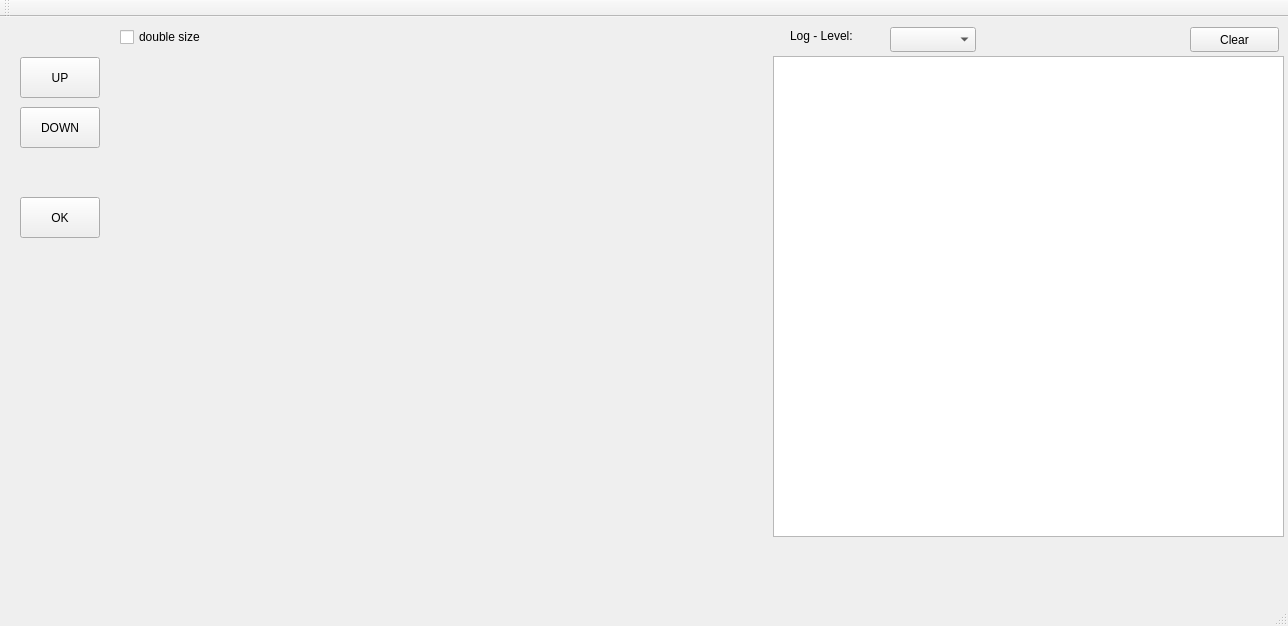
<?xml version="1.0" encoding="UTF-8"?>
<ui version="4.0">
 <class>MainWindow</class>
 <widget class="QMainWindow" name="MainWindow">
  <property name="geometry">
   <rect>
    <x>0</x>
    <y>0</y>
    <width>1288</width>
    <height>626</height>
   </rect>
  </property>
  <property name="windowTitle">
   <string>MainWindow</string>
  </property>
  <widget class="QWidget" name="centralWidget">
   <widget class="wdgGraph" name="wdgDisplay" native="true">
    <property name="geometry">
     <rect>
      <x>120</x>
      <y>40</y>
      <width>640</width>
      <height>480</height>
     </rect>
    </property>
   </widget>
   <widget class="QPushButton" name="btn_up">
    <property name="geometry">
     <rect>
      <x>20</x>
      <y>40</y>
      <width>80</width>
      <height>41</height>
     </rect>
    </property>
    <property name="text">
     <string>UP</string>
    </property>
   </widget>
   <widget class="QPushButton" name="btn_down">
    <property name="geometry">
     <rect>
      <x>20</x>
      <y>90</y>
      <width>80</width>
      <height>41</height>
     </rect>
    </property>
    <property name="text">
     <string>DOWN</string>
    </property>
   </widget>
   <widget class="QPushButton" name="btn_ok">
    <property name="geometry">
     <rect>
      <x>20</x>
      <y>180</y>
      <width>80</width>
      <height>41</height>
     </rect>
    </property>
    <property name="text">
     <string>OK</string>
    </property>
   </widget>
   <widget class="QCheckBox" name="chkDoubleSize">
    <property name="geometry">
     <rect>
      <x>120</x>
      <y>10</y>
      <width>121</width>
      <height>20</height>
     </rect>
    </property>
    <property name="text">
     <string>double size</string>
    </property>
   </widget>
   <widget class="QTextEdit" name="tbLog">
    <property name="geometry">
     <rect>
      <x>773</x>
      <y>39</y>
      <width>511</width>
      <height>481</height>
     </rect>
    </property>
   </widget>
   <widget class="QLabel" name="label">
    <property name="geometry">
     <rect>
      <x>790</x>
      <y>10</y>
      <width>81</width>
      <height>17</height>
     </rect>
    </property>
    <property name="text">
     <string>Log - Level:</string>
    </property>
   </widget>
   <widget class="QComboBox" name="cbLog">
    <property name="geometry">
     <rect>
      <x>890</x>
      <y>10</y>
      <width>86</width>
      <height>25</height>
     </rect>
    </property>
    <property name="editable">
     <bool>false</bool>
    </property>
    <property name="maxVisibleItems">
     <number>5</number>
    </property>
   </widget>
   <widget class="QPushButton" name="btnClear">
    <property name="geometry">
     <rect>
      <x>1190</x>
      <y>10</y>
      <width>89</width>
      <height>25</height>
     </rect>
    </property>
    <property name="text">
     <string>Clear</string>
    </property>
   </widget>
  </widget>
  <widget class="QMenuBar" name="menuBar">
   <property name="geometry">
    <rect>
     <x>0</x>
     <y>0</y>
     <width>1288</width>
     <height>22</height>
    </rect>
   </property>
  </widget>
  <widget class="QToolBar" name="mainToolBar">
   <attribute name="toolBarArea">
    <enum>TopToolBarArea</enum>
   </attribute>
   <attribute name="toolBarBreak">
    <bool>false</bool>
   </attribute>
  </widget>
  <widget class="QStatusBar" name="statusBar"/>
 </widget>
 <layoutdefault spacing="6" margin="11"/>
 <customwidgets>
  <customwidget>
   <class>wdgGraph</class>
   <extends>QWidget</extends>
   <header location="global">wdggraph.h</header>
   <container>1</container>
  </customwidget>
 </customwidgets>
 <resources/>
 <connections/>
</ui>
